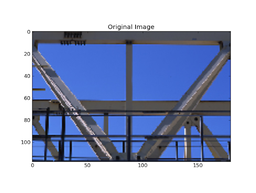
#> input picture hello.png, 256 x 193 px, shrunk from 778 x 586 before the run
$ python line_detect.py hello.png
#> lines starting #> are read from the running program, lines starting #| are printed output that depends on the picture; after the words box and inside, x2 and y2 are one past the last pixel; in counts of white or black regions, pixels touching at a corner belong together

from skimage.transform import hough_line, hough_line_peaks
from skimage.feature import canny
import matplotlib.pyplot as plt
from skimage.draw import line
from PIL import Image as im
from matplotlib import cm
from skimage import data
import numpy as np
import imageio
import sys
import os

class edgedetector:
  ''' A class implementation for line detection and blurring image if line is detected '''

  def open_image(self,imgpath) -> np.array:
    ''' a function that takes the image path,load the raw image and returns a numpy array '''
#> called with imgpath = 'hello.png'
    assert os.path.exists(imgpath),'please enter a valid path'
    img   = np.array(im.open(imgpath))
#> img is the input picture: shape (193, 256, 3); mean R, G, B 158.6, 169, 197.7
    return img

  def image_shape(self,imgpath) -> tuple:
    ''' A function to return the iamge shape'''
    assert os.path.exists(imgpath),'please enter a valid path'
    return imageio.imread(imgpath).shape

  def display_img(self,img) -> None:
    imgdata = im.fromarray(img)
    plt.imshow(imgdata, cmap=plt.cm.gray)

  #Blurring an image by applying a gaussian filter
  def gaussian_filter(self,img) -> np.array:
    ken = np.array([[1.0,2.0,1.0], [2.0,4.0,2.0], [1.0,2.0,1.0]])
    ken = ken / np.sum(ken)
    arraylist = []
    for y in range(3):
        temparray = np.copy(img)
        temparray = np.roll(temparray, y - 1, axis=0)
        for x in range(3):
            temparray_X = np.copy(temparray)
            temparray_X = np.roll(temparray_X, x - 1, axis=1)*ken[y,x]
            arraylist.append(temparray_X)

    arraylist   = np.array(arraylist)
    img         = np.sum(arraylist, axis=0)
    return img/255.0

  def rgb2gray(self,gray_img) -> np.array:
    gray_img = np.zeros(img.shape)
    R = np.array(img[:, :, 0])
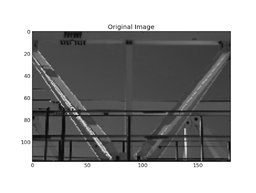
#> R: shape (193, 256); min 0, max 255, mean 158.6
    G = np.array(img[:, :, 1])
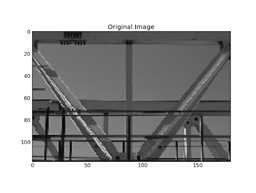
#> G: shape (193, 256); min 0, max 255, mean 169
    B = np.array(img[:, :, 2])
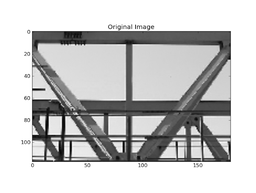
#> B: shape (193, 256); min 0, max 255, mean 197.7

    R = (R *.299)
    G = (G *.587)
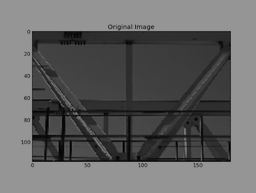
#> G: shape (193, 256) float64; min 0, max 149.7, mean 99.2
    B = (B *.114)

    Avg = (R+G+B)
    gray_img = img

    for i in range(3):
        gray_img[:,:,i] = Avg

    return gray_img[:,:,0]

  def binarize_img(self,grey_img,threshold=128,maxval=255) -> np.array:
#> called with threshold = 200, maxval = 255
    img   = (grey_img>threshold)*maxval
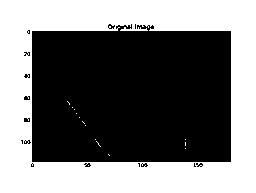
#> img: shape (193, 256) int64; 46.7% white; 15 white regions (14 under 20 px), largest, box (x1, y1, x2, y2) and area: (0, 0, 256, 193) 23036
    return img.astype(np.uint8)

  def hough_line(self,img):
    # Rho and Theta ranges
    thetas = np.deg2rad(np.arange(-90.0, 90.0))
    width, height = img.shape
#> width = 193; height = 256
    diag_len = int(np.ceil(np.sqrt(width * width + height * height)))   # max_dist
#> diag_len = 321
    rhos = np.linspace(-diag_len, diag_len, diag_len * 2)
#> rhos = 642 values from -321 to 321

    # Cache some resuable values
    cos_t = np.cos(thetas)
    sin_t = np.sin(thetas)
    num_thetas = len(thetas)

    # Hough accumulator array of theta vs rho
    accumulator = np.zeros((2 * diag_len, num_thetas), dtype=np.uint64)
    y_idxs, x_idxs = np.nonzero(img)  # (row, col) indexes to edges

    # Vote in the hough accumulator
    for i in range(len(x_idxs)):
      x = x_idxs[i]
      y = y_idxs[i]

      for t_idx in range(num_thetas):
        # Calculate rho. diag_len is added for a positive index
        rho = round(x * cos_t[t_idx] + y * sin_t[t_idx]) + diag_len
        accumulator[rho, t_idx] += 1
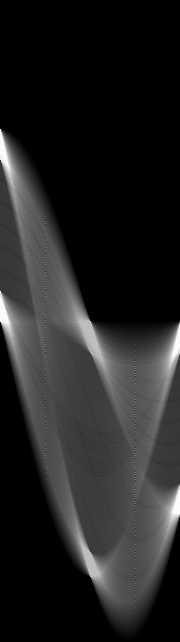
#> accumulator: shape (642, 180) uint64; min 0, max 260, mean 35.9; drawn with min black and max white

    return accumulator, thetas, rhos


if __name__ == '__main__':
  img_path = sys.argv[1]
  ed  = edgedetector()
  img = ed.open_image(img_path)
  img = ed.rgb2gray(img)
  img = ed.binarize_img(img,threshold=200)
  ed.display_img(img)
  h, theta, d = ed.hough_line(img)
#> theta = 180 values from -1.57 to 1.55; d = 642 values from -321 to 321

  fig, axes = plt.subplots(1, 3, figsize=(15, 6))
  ax = axes.ravel()

  ax[0].imshow(img, cmap=cm.gray)
  ax[0].set_title('Input image')
  ax[0].set_axis_off()

  angle_step = 0.5 * np.diff(theta).mean()
#> angle_step = 0.00873
  d_step = 0.5 * np.diff(d).mean()
#> d_step = 0.501
  bounds = [np.rad2deg(theta[0] - angle_step),
            np.rad2deg(theta[-1] + angle_step),
            d[-1] + d_step, d[0] - d_step]
#> bounds = [-90.5, 89.5, 321.5, -321.5]
  ax[1].imshow(np.log(1 + h), extent=bounds, cmap=cm.gray, aspect=1 / 1.5)
  ax[1].set_title('Hough transform')
  ax[1].set_xlabel('Angles (degrees)')
  ax[1].set_ylabel('Distance (pixels)')
  ax[1].axis('image')

  ax[2].imshow(img, cmap=cm.gray)
  ax[2].set_ylim((img.shape[0], 0))
  ax[2].set_axis_off()
  ax[2].set_title('Detected lines')

  plt.tight_layout()
  plt.show()
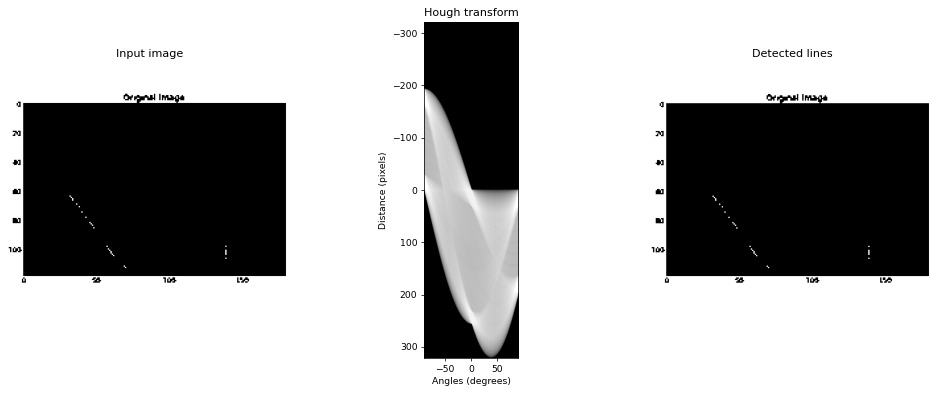
#> figure drawn by matplotlib, 3 panels
